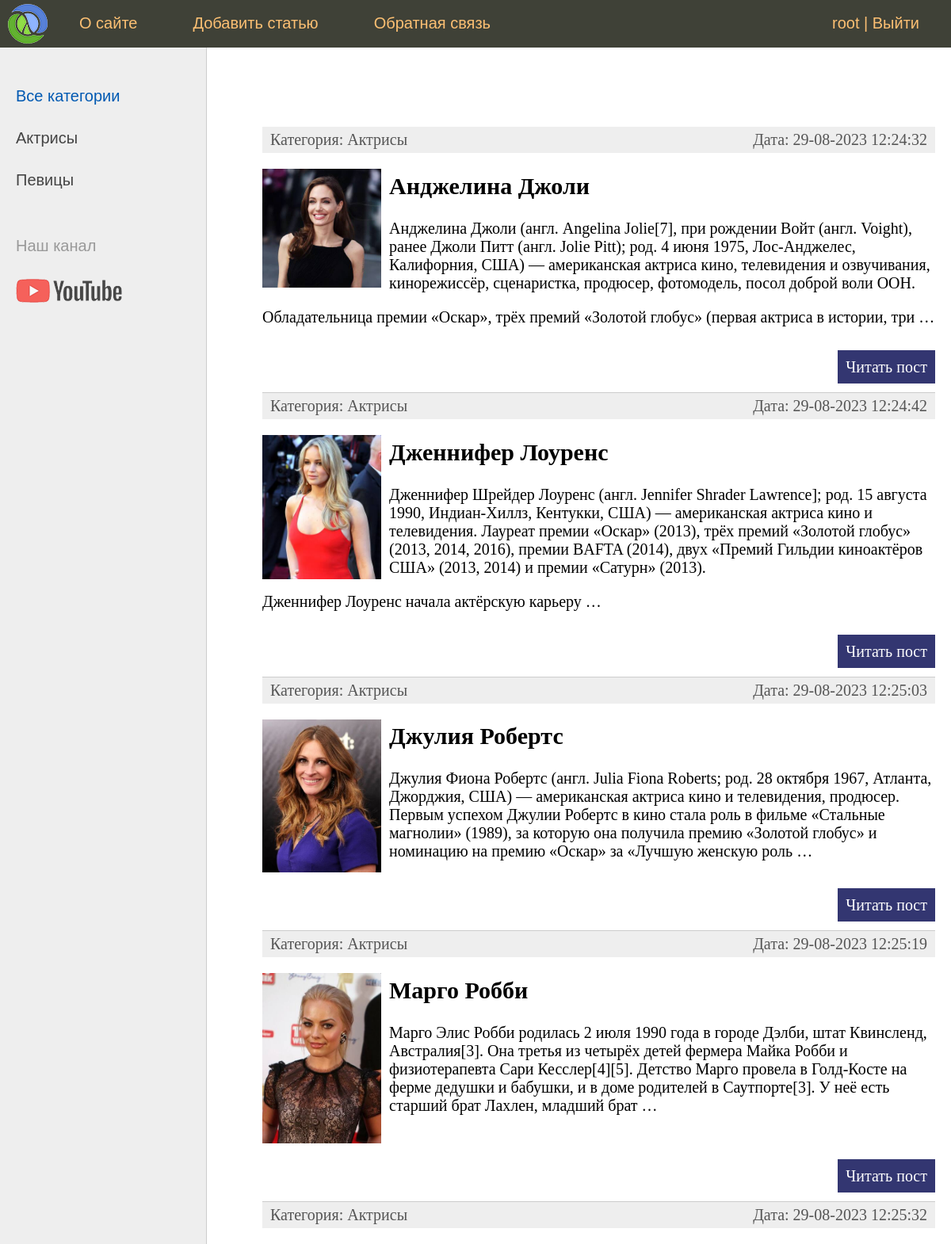
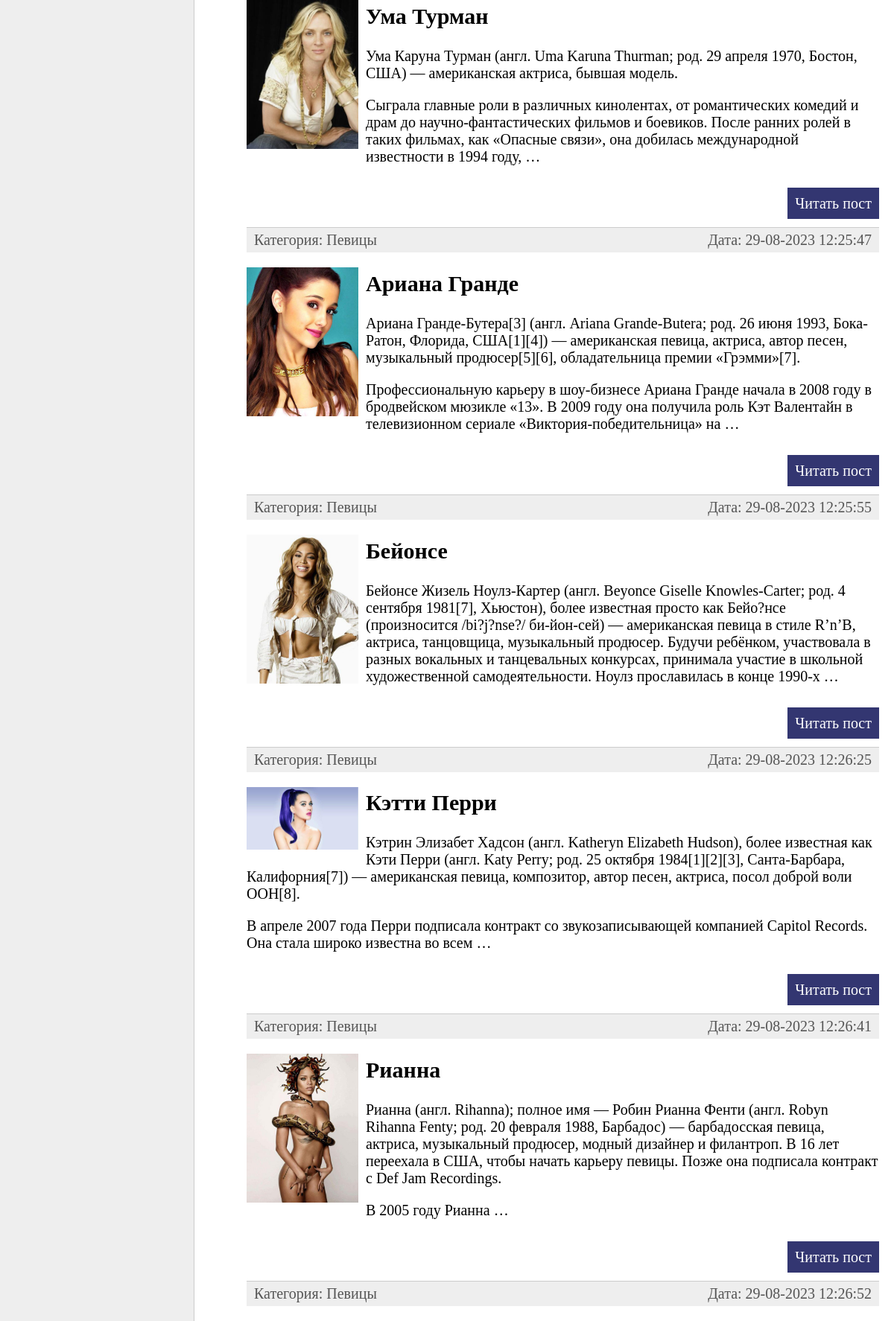
The app's page / (signed in, upper part) with its own data (2 pictures, top to bottom).
### women/models.py (models this page shows, shortened)
class Category(models.Model):
    name = models.CharField(max_length=100, db_index=True, verbose_name="Категория")
    slug = models.SlugField(max_length=255, unique=True, db_index=True, verbose_name="URL")
    def __str__(self):
        return self.name
    """
    def get_absolute_url(self):
        return reverse('category', kwargs={'cat_id': self.pk})
    """
    def get_absolute_url(self):
        return reverse('category', kwargs={'cat_slug': self.slug})
    class Meta:
        verbose_name = 'Категория'
        verbose_name_plural = 'Категории'
        ordering = ['id']

class Women(models.Model):
    title = models.CharField(max_length=255, verbose_name="Заголовок")
    slug = models.SlugField(max_length=255, unique=True, db_index=True, verbose_name="URL")
    content = models.TextField(blank=True, verbose_name="Текст статьи")
    time_create = models.DateTimeField(auto_now_add=True, verbose_name="Время создания")
    time_update = models.DateTimeField(auto_now=True, verbose_name="Время изменения")
    is_published = models.BooleanField(default=True, verbose_name="Публикация")
    cat = models.ForeignKey('Category', on_delete=models.PROTECT, verbose_name="Категории")
    first_photo = models.ForeignKey('WomenPhoto', null=True, on_delete=models.PROTECT, verbose_name="Фотография", related_name="+")
    """
    def get_absolute_url(self):
        return reverse('post', kwargs={'post_id': self.pk})
    """
    def get_absolute_url(self):
        return reverse('post', kwargs={'post_slug': self.slug})
    """
    def get_absolute_url2(self):
        return reverse('post', kwargs={'post_id': self.pk})
    """
    class Meta:
        verbose_name = 'Известные женщины'
        verbose_name_plural = 'Известные женщины'
        ordering = ['id']

class WomenPhoto(models.Model):
    photo = models.ImageField(upload_to="photos/%Y/%m/%d/", verbose_name="Фото")
    women = models.ForeignKey(Women, on_delete=models.PROTECT, verbose_name="Известные женщины")
    class Meta:
        verbose_name = 'Фотография известной женщины'
        verbose_name_plural = 'Фотографии известных женщин'
        ordering = ['id']

### women/views.py (the view)
# urls.py: path('', WomenHome.as_view(), name='home'),
class WomenHome(DataMixin, ListView):
    model = Women
    template_name = 'women/index.html'
    context_object_name = 'posts'
    def get_context_data(self, *, object_list=None, **kwargs):
        context = super().get_context_data(**kwargs)
        c_def = self.get_user_context(title="Главная страница")
        return dict(list(context.items()) + list(c_def.items()))
    """
    def get_queryset(self):
        return Women.objects.filter(is_published=True)
    """
    def get_queryset(self):
        return Women.objects.filter(is_published=True).select_related('cat', 'first_photo')

### women/templatetags/women_tags.py (called while the page is built)
@register.simple_tag(name='getcats')
def get_categories(filter=None):
    if not filter:
        return Category.objects.all()
    else:
        return Category.objects.filter(pk=filter)

@register.inclusion_tag('women/list_menu.html', takes_context=True)
def show_menu(context):
    request = context['request']
    user_menu = menu.copy()
    if not request.user.is_authenticated:
        user_menu.pop(1)
    context['menu'] = user_menu
    return context

### women/utils.py (called while the page is built)
    def get_user_context(self, **kwargs):
        context = kwargs
        cats = cache.get('cats')
        if not cats:
            cats = Category.objects.annotate(Count('women'))
            cache.set('cats', cats, 60)
        user_menu = menu.copy()
        if not self.request.user.is_authenticated:
            user_menu.pop(1)
        context['menu'] = user_menu
        context['cats'] = cats
        if 'cat_selected' not in context:
            context['cat_selected'] = 0
        return context

### women/templates/women/index.html (shortened to what this page needs)
{% extends 'women/base.html' %}
{% load women_tags %}
{% block content %}
<ul class="list-articles">
	{% for p in posts %}
			<li><div class="article-panel">
				<p class="first">Категория: {{p.cat}}</p>
         <p class="last">Дата: {{p.time_update|date:"d-m-Y H:i:s"}}</p>
</div>
{% if p.first_photo != None %}
<p><img class="img-article-left thumb" src="{{p.first_photo.photo.url}}"></p>
{% endif %}
				<h2>{{p.title}}</h2>
				{% autoescape on %}
				{{p.content|linebreaks|truncatewords:50}}
				{% endautoescape %}
				<p class="link-read-post"><a href="{{ p.get_absolute_url }}">Читать пост</a></p>
			</li>
	{% endfor %}
</ul>
{% endblock %}

### women/templates/women/base.html (shortened to what this page needs)
{% load static %}
{% load static %}
{% load women_tags %}
<!DOCTYPE html>
<html>
<head>
	<link type="text/css" href="{% static 'women/css/styles.css' %}" rel="stylesheet" />
</head>
<body>
<table class="table-page" border=0 cellpadding="0" cellspacing="0">
<tr><td valign=top>
{% block mainmenu %}
		<div class="header">
			<ul id="mainmenu" class="mainmenu">
					<li class="logo"><a href="{% url 'home' %}"><div class="logo"></div></a></li>
				{% show_menu %}
			</ul>
		</div>
{% endblock mainmenu %}
<table class="table-content" border=0 cellpadding="0" cellspacing="0">
<tr>
	<td valign="top" class="left-chapters">
		{% getcats as categories %}
	<ul id="leftchapters">
{% if cat_selected == 0 %}
                   <li class="selected">Все категории</li>
{% else %}
		<!--
		Отображается ссылка
		-->
                   <li><a href="{% url 'home' %}">Все категории</a></li>
{% endif %}
		{% for c in cats %}
		{% if c.women__count > 0 %}
         {% if c.pk == cat_selected %}
                   <li class="selected">{{c.name}}</li>
         {% else %}
                   <li><a href="{{ c.get_absolute_url }}">{{c.name}}</a></li>
         {% endif %}
		{% endif %}
		{% endfor %}
		<li class="share">
		<p>Наш канал</p>
		<a class="share-yt" href="https://www.youtube.com/channel/UClJzWfGWuGJL2t-3dYKcHTA/playlists" target="_blank" rel="nofollow"></a>
		</li>
	</ul>
</td>
<td valign="top" class="content">
	<div class="content-text">
{% block content %}
{% endblock %}
	</div>
</td></tr></table>
</td></tr>
</table>
</body>
</html>

### women/templates/women/list_menu.html
{% for m in menu %}
				<li><a href="{% url m.url_name %}">{{m.title}}</a></li>
{% endfor %}
{% if request.user.is_authenticated %}
<li class="last"> {{user.username}} | <a href="{% url 'logout' %}">Выйти</a></li>
{% else %}
				<li class="last"><a href="{% url 'register' %}">Регистрация</a> | <a href="{% url 'login' %}">Войти</a></li>
{% endif %}

### women/static/women/css/styles.css (style rules this page uses)
html, body { font-family: 'Arial'; margin: 0; padding: 0; height: 100%; width: 100%; color: #444; }
a { color: #0059b2; text-decoration: none; }
img { max-width: 600px; height: auto; }
img.img-article-left { max-width: 300px; height: auto; float: left; padding: 0 10px 10px 0; }
img.img-article-left.thumb { max-width: 150px; height: auto; }
p.link-read-post { text-align: right; }
p.link-read-post a { padding: 10px; min-width: 100px; background: #333671; color: #fff; text-decoration: none; }
div.article-panel { background: #eee; padding: 5px 10px 5px 10px; box-sizing: border-box; overflow: hidden; color: #555; }
div.article-panel p.first { margin: 0; float: left; }
div.article-panel p.last { margin: 0; float: right; }
ul.list-articles { list-style: none; margin: 0; padding: 0; }
ul.list-articles li { border-bottom: 1px solid #ccc; }
.table-page { width: 100%; height: 100%; vertical-align: top; }
.table-page tr { height: 100%; }
.header { background: #3F4137; height: 60px; }
.logo { background: url('../images/logo.png') no-repeat 10px 5px; width: 70px; height: 60px; }
ul.mainmenu { list-style: none; margin: 0; padding: 0; height: 60px; color: #fdc073; font-size: 20px; overflow: hidden; }
ul.mainmenu li { float: left; margin: 18px 40px 0 30px; }
ul.mainmenu li.logo { margin: 0; }
ul.mainmenu li.last { float: right; }
ul.mainmenu li a { color: #fdc073; text-decoration: none; }
.table-content { width: 100%; min-height: 100%; height: 100%; }
.left-chapters { margin: 0; background: #eee; border-right: 1px solid #ccc; min-height: 100%; }
.left-chapters ul { width: 230px; min-height: 100%; margin: 0; padding: 20px 10px 10px 20px; list-style: none; font-size: 20px; }
.left-chapters ul li { margin: 30px 0 0 0; color: #999; }
.left-chapters ul li.selected { color: #0059b2; }
.left-chapters ul li a { color: #444; text-decoration: none; }
.left-chapters ul li.share { margin: 60px 0 0 0; }
.left-chapters ul li.share p { margin: 30px 0 30px 0; }
.left-chapters ul li.share a { display: inline-block; width: 40px; height: 40px; margin: 0 20px 0 0; }
.left-chapters ul li.share a.share-yt { width: 100%; height: 30px; background: url('../images/share_yt.png') no-repeat 0 0 }
.content { padding: 40px 20px 20px 40px; width: 100%; box-sizing: border-box; }
.content-text { margin: 60px 0 0 30px; color: #000; font-size: 20px; font-family: Yandex Sans Display Light; }

### records on screen
Category: name "Актрисы"
Category: name "Певицы"
Women: cat "Актрисы", time_update "29-08-2023 12:24:32", first_photo.photo (picture), title "Анджелина Джоли", content "Анджелина Джоли (англ. Angelina Jolie[7], при рождении Войт (англ. Voight), ранее Джоли Питт (англ. Jolie Pitt); род. 4 июня 1975, Лос-Анджелес, Калифорния, США) — американская актриса кино, телевидения и озвучивания, кинорежиссёр, сценаристка, продюсер, фотомодель, посол доброй воли ООН. Обладательница премии «Оскар», трёх премий «Золотой глобус» (первая актриса в истории, три …"
Women: cat "Актрисы", time_update "29-08-2023 12:24:42", first_photo.photo (picture), title "Дженнифер Лоуренс", content "Дженнифер Шрейдер Лоуренс (англ. Jennifer Shrader Lawrence]; род. 15 августа 1990, Индиан-Хиллз, Кентукки, США) — американская актриса кино и телевидения. Лауреат премии «Оскар» (2013), трёх премий «Золотой глобус» (2013, 2014, 2016), премии BAFTA (2014), двух «Премий Гильдии киноактёров США» (2013, 2014) и премии «Сатурн» (2013). Дженнифер Лоуренс начала актёрскую карьеру …"
Women: cat "Актрисы", time_update "29-08-2023 12:25:03", first_photo.photo (picture), title "Джулия Робертс", content "Джулия Фиона Робертс (англ. Julia Fiona Roberts; род. 28 октября 1967, Атланта, Джорджия, США) — американская актриса кино и телевидения, продюсер. Первым успехом Джулии Робертс в кино стала роль в фильме «Стальные магнолии» (1989), за которую она получила премию «Золотой глобус» и номинацию на премию «Оскар» за «Лучшую женскую роль …"
Women: cat "Актрисы", time_update "29-08-2023 12:25:19", first_photo.photo (picture), title "Марго Робби", content "Марго Элис Робби родилась 2 июля 1990 года в городе Дэлби, штат Квинсленд, Австралия[3]. Она третья из четырёх детей фермера Майка Робби и физиотерапевта Сари Кесслер[4][5]. Детство Марго провела в Голд-Косте на ферме дедушки и бабушки, и в доме родителей в Саутпорте[3]. У неё есть старший брат Лахлен, младший брат …"
Women: cat "Актрисы", time_update "29-08-2023 12:25:32", first_photo.photo (picture), title "Ума Турман", content "Ума Каруна Турман (англ. Uma Karuna Thurman; род. 29 апреля 1970, Бостон, США) — американская актриса, бывшая модель. Сыграла главные роли в различных кинолентах, от романтических комедий и драм до научно-фантастических фильмов и боевиков. После ранних ролей в таких фильмах, как «Опасные связи», она добилась международной известности в 1994 году, …"
Women: cat "Певицы", time_update "29-08-2023 12:25:47", first_photo.photo (picture), title "Ариана Гранде", content "Ариана Гранде-Бутера[3] (англ. Ariana Grande-Butera; род. 26 июня 1993, Бока-Ратон, Флорида, США[1][4]) — американская певица, актриса, автор песен, музыкальный продюсер[5][6], обладательница премии «Грэмми»[7]. Профессиональную карьеру в шоу-бизнесе Ариана Гранде начала в 2008 году в бродвейском мюзикле «13». В 2009 году она получила роль Кэт Валентайн в телевизионном сериале «Виктория-победительница» на …"
Women: cat "Певицы", time_update "29-08-2023 12:25:55", first_photo.photo (picture), title "Бейонсе", content "Бейонсе Жизель Ноулз-Картер (англ. Beyonce Giselle Knowles-Carter; род. 4 сентября 1981[7], Хьюстон), более известная просто как Бейо?нсе (произносится /bi?j?nse?/ би-йон-сей) — американская певица в стиле R’n’B, актриса, танцовщица, музыкальный продюсер. Будучи ребёнком, участвовала в разных вокальных и танцевальных конкурсах, принимала участие в школьной художественной самодеятельности. Ноулз прославилась в конце 1990-х …"
Women: cat "Певицы", time_update "29-08-2023 12:26:25", first_photo.photo (picture), title "Кэтти Перри", content "Кэтрин Элизабет Хадсон (англ. Katheryn Elizabeth Hudson), более известная как Кэти Перри (англ. Katy Perry; род. 25 октября 1984[1][2][3], Санта-Барбара, Калифорния[7]) — американская певица, композитор, автор песен, актриса, посол доброй воли ООН[8]. В апреле 2007 года Перри подписала контракт со звукозаписывающей компанией Capitol Records. Она стала широко известна во всем …"
Women: cat "Певицы", time_update "29-08-2023 12:26:41", first_photo.photo (picture), title "Рианна", content "Рианна (англ. Rihanna); полное имя — Робин Рианна Фенти (англ. Robyn Rihanna Fenty; род. 20 февраля 1988, Барбадос) — барбадосская певица, актриса, музыкальный продюсер, модный дизайнер и филантроп. В 16 лет переехала в США, чтобы начать карьеру певицы. Позже она подписала контракт с Def Jam Recordings. В 2005 году Рианна …"
Women: cat "Певицы", time_update "29-08-2023 12:26:52"

### other values on screen
{{ m.title }} "О сайте" "Добавить статью" "Обратная связь"
{{ user.username }} "root"
